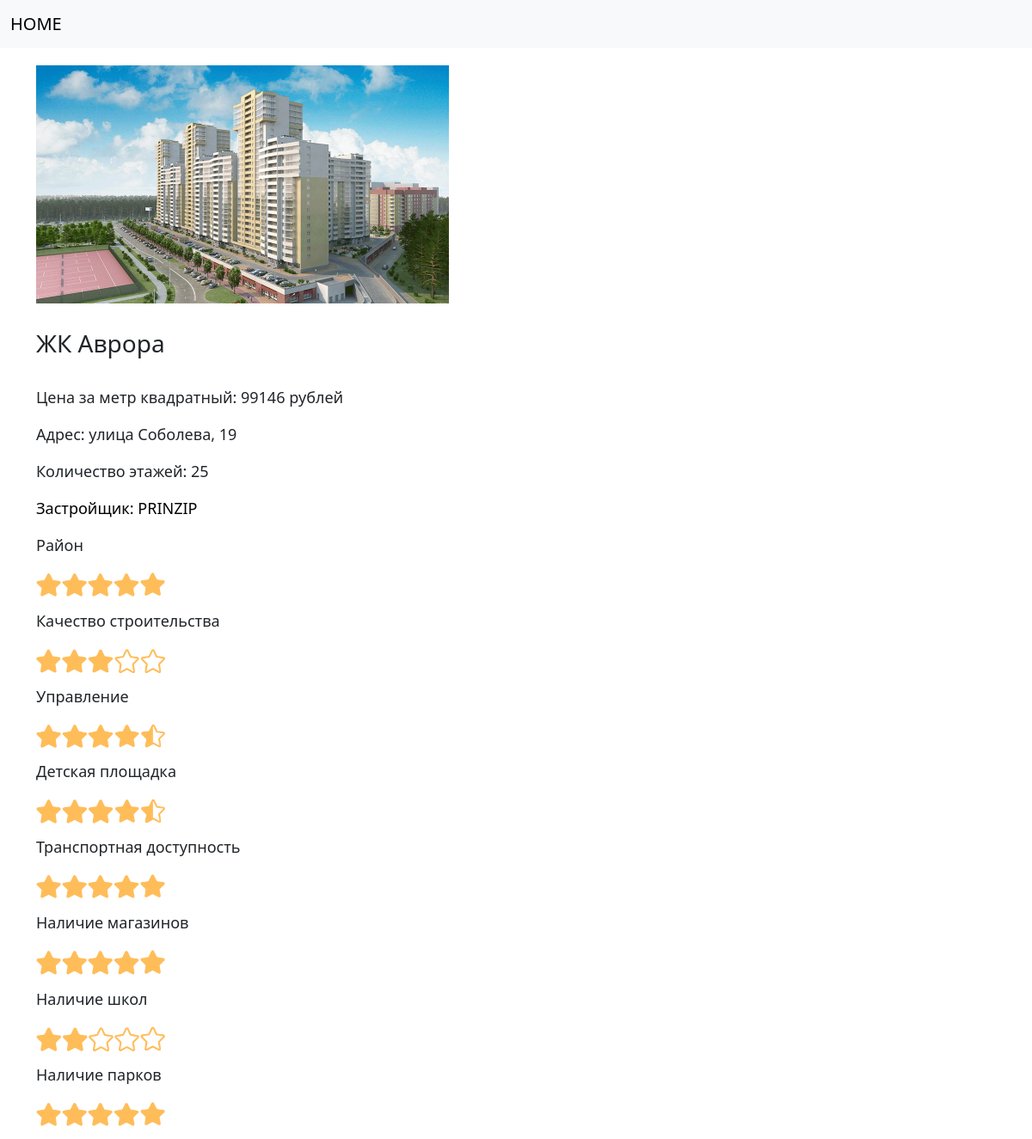
The app's page /complex/4 with its own data.
### tables this page shows
CREATE TABLE "complex"
(
    id          INTEGER
        primary key autoincrement,
    title       TEXT not null,
    address     TEXT,
    price       INTEGER,
    total_floor INTEGER,
    company     integer
        references company
, image text, link text, slug text);

CREATE TABLE "company"
(
    company_id integer
        constraint company_pk
            primary key,
    name       text,
    logo       text
);

CREATE TABLE "complex_review"
(
    complex_review_id integer not null
        primary key autoincrement,
    complex_id        integer
        references complex
            on delete cascade,
    district          text,
    construction      text,
    administration    text,
    playground        text,
    transport         text,
    shop              text,
    school            text,
    park              text,
    roads             text,
    parking           text
);

### app.py (the view)
@app.route('/complex/<int:complex_id>')
def complex(complex_id):
    complex = get_complex(complex_id)
    return render_template('post.html', complex=complex)

### app.py (called while the page is built)
def get_db_connection():
    conn = sqlite3.connect('database.db')
    conn.row_factory = sqlite3.Row
    return conn

def get_complex(complex_id):
    conn = get_db_connection()
    complex = conn.execute('SELECT * FROM complex INNER JOIN complex_review ON complex.id = complex_review.complex_id INNER JOIN company ON company.company_id = complex.company WHERE complex.id = ?',
                           (complex_id,)).fetchone()
    conn.close()
    if complex is None:
        abort(404)
    return complex

### templates/post.html (shortened to what this page needs)
<!doctype html>
<html lang="en">
<head>
    <link href="https://cdn.jsdelivr.net/npm/bootstrap@5.2.3/dist/css/bootstrap.min.css" rel="stylesheet"
>
    <link rel="stylesheet" href="/static/css.css">
</head>
<body>
<nav class="navbar navbar-expand-lg bg-light">
    <div class="container-fluid">
            <a class="navbar-brand" href="{{ url_for('index') }}">HOME</a>
    </div>
</nav>
<div class="container">
    <div class="mainWrapper">
        <div class="imgWrapper">
            <img src="{{ complex['image'] }}" class="card-img" alt="...">
        </div>
    </div>
    <div class="header-info-block">
        <h3> {{ complex['title'] }}</h3><br>
    </div>
    <div class="general-description">
        <div class="description">
            <div class="apartment-description">
                <p> Цена за метр квадратный: {{ complex['price'] }} рублей</p>
                <p> Адрес: {{ complex['address'] }}</p>
                <p> Количество этажей: {{ complex['total_floor'] }}</p>
                <a href="{{ url_for('company', company_id=complex['company_id']) }}">
                    <p>Застройщик: {{ complex['name'] }}</p>
                </a>
            </div>
            <p> Район</p>
            <img src="{{ complex['district']}}" class="rating-img" alt="...">
            <p> Качество строительства</p>
            <img src="{{ complex['construction']}}" class="rating-img" alt="...">
            <p> Управление</p>
            <img src="{{ complex['administration']}}" class="rating-img" alt="...">
            <p> Детская площадка</p>
            <img src="{{ complex['playground']}}" class="rating-img" alt="...">
            <p> Транспортная доступность</p>
            <img src="{{ complex['transport']}}" class="rating-img" alt="...">
            <p> Наличие магазинов</p>
            <img src="{{ complex['shop']}}" class="rating-img" alt="...">
            <p> Наличие школ</p>
            <img src="{{ complex['school']}}" class="rating-img" alt="...">
            <p> Наличие парков</p>
            <img src="{{ complex['park']}}" class="rating-img" alt="...">
        </div>
    </div>
</div>
</body>
</html>

### static/css.css (style rules this page uses)
a { color: black !important; text-decoration: none !important; }
.mainWrapper { display: flex; flex-wrap: wrap; flex-direction: row; justify-content: flex-start; margin-top: 20px; }
.imgWrapper { width: 60vh; margin-right: 40px; margin-bottom: 30px; }
.general-description { width: 50vw; margin-right: 20px; min-width: 300px; }
.description { font-size: 18px; }
.apartment-description { display: flex; flex-direction: column; }
.rating-img { width: 150px; margin-bottom: 10px; }

### records on screen
complex: image (picture), title "ЖК Аврора", price "99146", address "улица Соболева, 19", total_floor "25"
company: name "PRINZIP"
complex_review: district (picture), construction (picture), administration (picture), playground (picture), transport (picture), shop (picture), school (picture), park (picture)
